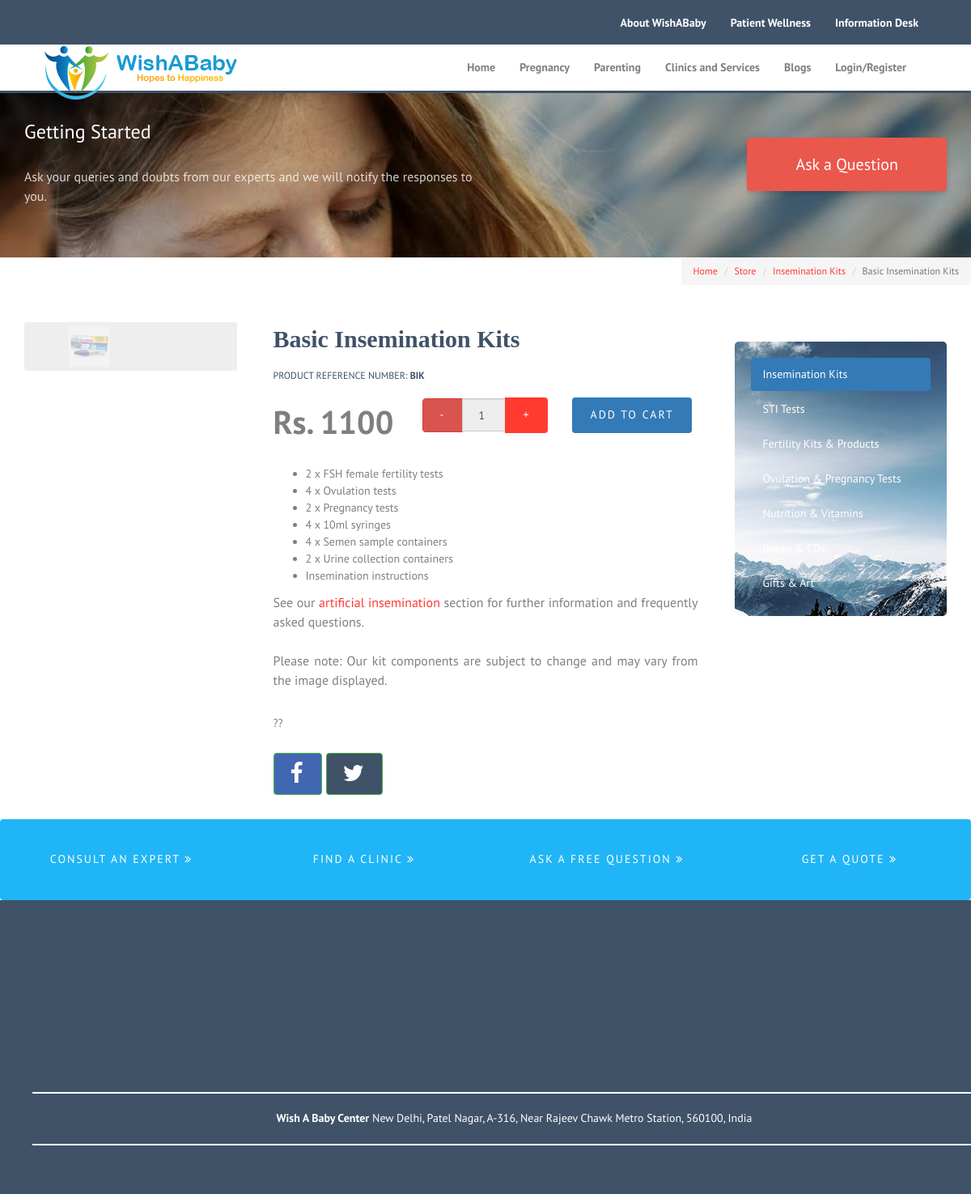
The page /store/insemination-kits/basic-insemination-kit on the database its author committed.
### tables this page shows
CREATE TABLE `menu` (
  `menu_id` int(11) NOT NULL,
  `menu_name` varchar(255) NOT NULL,
  `menu_slug` varchar(255) NOT NULL,
  `menu_content` text NOT NULL,
  `menu_title` text NOT NULL,
  `menu_keyword` text NOT NULL,
  `menu_description` text NOT NULL,
  `menu_order` int(11) NOT NULL,
  `menu_top` int(11) NOT NULL
);

CREATE TABLE `category` (
  `cat_id` int(11) NOT NULL,
  `cat_name` text NOT NULL,
  `cat_slug` text NOT NULL,
  `cat_image` text NOT NULL,
  `cat_details` text NOT NULL,
  `cat_add_time` datetime NOT NULL,
  `cat_title` text NOT NULL,
  `cat_keyword` text NOT NULL,
  `cat_description` text NOT NULL
);

CREATE TABLE `product` (
  `product_id` int(11) NOT NULL,
  `product_name` text NOT NULL,
  `product_slug` text NOT NULL,
  `product_cat_id` text NOT NULL,
  `product_img1` text NOT NULL,
  `product_img2` text NOT NULL,
  `product_img3` text NOT NULL,
  `product_img4` text NOT NULL,
  `product_img5` text NOT NULL,
  `product_img6` text NOT NULL,
  `product_details` text NOT NULL,
  `product_price` float NOT NULL,
  `product_add_time` timestamp NOT NULL DEFAULT CURRENT_TIMESTAMP ON UPDATE CURRENT_TIMESTAMP,
  `product_ref_no` varchar(100) NOT NULL,
  `product_title` text NOT NULL,
  `product_keyword` text NOT NULL,
  `product_description` text NOT NULL
);

### application/controllers/Store.php (called while the page is built, shortened)
<?php
	Class Store extends CI_Controller
	{
		public function __construct()
		{
			$this->load->model('select');
			$this->cat	=	$this->select->get_all_category();
			$this->country	=	$this->select->get_country();
			$this->menu		=	$this->select->get_all_menu();
			if(count($this->menu))
			{
				$i	=	0;
				foreach($this->menu as $x)
				{
					$array		=	array(
											'submenu_menu_id'	=>	$x['menu_id']
										);
					$submenu	=	$this->select->get_some_submenu($array);
					if(count($submenu))
					{
						$j=0;
						foreach($submenu as $y)
						{
							$array	=	array('nest_submenu_id'		=>		$y['submenu_id']);
							$nestedmenu	=	$this->select->get_header_nestedmenu($array);
							$submenu[$j]['nestedmenu']	=	$nestedmenu;
							$j++;
						}
					}
					$this->menu[$i]['submenu']	=	$submenu;
					$i++;
				}
			}
		}
		public function singleproduct()
		{
			$array		=	array(
							'cat_slug'		=>	$this->uri->segment(2),
							'product_slug'	=>	$this->uri->segment(3),
							);
			if(count($product	=	$this->select->get_one_product($array)))
			{
				$array		=	array('cat_slug'	=> $this->uri->segment(2));
				$singlecat	=	$this->select->get_one_category($array);
				$array	=	array(
									'cat'		=>	$this->cat,
									'singlecat'	=>	$singlecat,
									'product'	=>	$product,
									'country'	=>	$this->country,
									'menu'		=>	$this->menu,
								);
				$this->load->view('home/singleproduct',['array'	=>	$array]);
			}
			else
			{
				return redirect (base_url('error'));
			}
		}
	}
?>

### index.php (called while the page is built, shortened)
<?php
require_once BASEPATH.'core/CodeIgniter.php';

### application/models/Select.php (called while the page is built, shortened)
<?php
	class Select extends CI_Model
	{
		public function get_one_category($array)
		{
			$q	=	$this->db->select('*')
								->where($array)
								->get('category');
			return $q->row_array();
		}
		public function get_one_product($array)
		{
			$q	=	$this->db->select('*')
								->where($array)
								->join('category','cat_id	=	product_cat_id')
								->get('product');
			return $q->row_array();
		}
		public function get_country()
		{
			$q	=	$this->db->select('country_name')
								->get('country');
			return $q->result_array();
		}
		public function get_all_category()
		{
			$q	=	$this->db->select('cat_name,cat_slug,cat_image,cat_id,cat_details')
							->get('category');
			return $q->result_array();
		}
		public function get_all_menu()
		{
			$q	=	$this->db->select('menu_name,menu_slug,menu_id,menu_top')
							->order_by('menu_order','asc')
							->get('menu');
			return $q->result_array();
		}
	}
?>

### application/views/home/singleproduct.php (the view, shortened to what this page needs)
<?php
	$singlecat	=	$array['singlecat'];
	$product	=	$array['product'];
?>
<!DOCTYPE html>
 <html class="no-js">
	<head>
	<link rel="stylesheet" href="https://cdnjs.cloudflare.com/ajax/libs/font-awesome/4.7.0/css/font-awesome.min.css">
	<link rel="stylesheet" href="<?= base_url('assets/front/');?>css/animate.css">
	<link rel="stylesheet" href="<?= base_url('assets/front/');?>css/icomoon.css">
	<link rel="stylesheet" href="<?= base_url('assets/front/');?>css/simple-line-icons.css">
	<link rel="stylesheet" href="<?= base_url('assets/front/');?>css/bootstrap.css">
	<link rel="stylesheet" href="<?= base_url('assets/front/');?>css/owl.carousel.min.css">
	<link rel="stylesheet" href="<?= base_url('assets/front/');?>css/owl.theme.default.min.css">
	<link rel="stylesheet" href="<?= base_url('assets/front/');?>css/style.css">
	<link rel="stylesheet" href="<?= base_url('assets/front/');?>css/list.css">
	<link rel="stylesheet" href="<?= base_url('assets/front/');?>css/new.css">
	<link rel="stylesheet" href="<?= base_url('assets/front/');?>css/smoothproducts.css">
	</head>
	<body>
	<?php
		include('includes/header.php');
		include('includes/header2.php');
	?>
	 <ol class="breadcrumb pull-right" style="font-size:12px;">
	  <li class="breadcrumb-item"><a href="<?= base_url();?>">Home</a></li>
	  <li class="breadcrumb-item"><a href="<?= base_url('store');?>">Store</a></li>
	  <li class="breadcrumb-item"><a href="<?= base_url('store/'.$singlecat['cat_slug']);?>"><?= $singlecat['cat_name'];?></a></li>
	  <li class="breadcrumb-item active"><?= $product['product_name'];?></li>
	</ol>
	<div class="container-fluid" style="background-color:;">
		<div class="col-sm-3 page" style="padding-top:80px;">
			<div class="sp-wrap" style="width:100%;">
			</div>
		</div>
		<div class="col-sm-6" style="padding:30px;">
			<h2 style='font-family: "Goudy Old Style",Garamond,"Big Caslon","Times New Roman",serif;color:#3f5267;'>
			<b><?= ucwords($product['product_name']);?></b>
			</h2>
			<p style='color:#3f5267;font-size:12px;margin-top:-10px;'>
				PRODUCT REFERENCE NUMBER: <b><?= $product['product_ref_no'];?></b>
			</p>
			<div class="row" style="margin-bottom:0px;">
				<div class="col-sm-4">
					<b style="font-size:40px;">Rs. <?= $product['product_price']; ?></b>
				</div>
				<div class="col-sm-4">
					<div class="input-group pull-right">
					  <span class="input-group-btn">
						<button class="btn btn-danger" onClick="decr();" type="button">-</button>
					  </span>
					  <input type="text" id="cart_unit" style="height:41px;margin-top:1px;" readonly class="form-control" value="1">
					  <span class="input-group-btn">
						<button class="btn btn-primary" onClick="incr();" type="button">+</button>
					  </span>
					</div>
				</div>
				<div class="col-sm-4">
					<?php
						if(isset($_COOKIE['wish_user_id']))
						{
							?>
								<button class="btn btn-primary" onClick="addcart('<?= $product['product_id'];?>');" style="background:#337ab7;">Add To Cart</button>
							<?php
						}
						else
						{
							?>
								<button class="btn btn-primary" data-toggle="modal" data-target="#loginmodal" style="background:#337ab7;">Add To Cart</button>
							<?php
						}
					?>
				</div>
			</div>
			<span class="text text-justify" style="font-size:14px !important;">
				<?= $product['product_details'];?>
			</span>
			<a href="javascript:fbshareCurrentPage()" style="background-color:#4267b2;" target="_blank" class="btn btn-success" alt="Share on Facebook"><i class="fa fa-facebook fa-2x" aria-hidden="true"></i></a>
			<a class="tweet btn btn-success" style="background-color:#3f5267;" href="javascript:tweetCurrentPage()" target="_blank"  alt="Tweet this page"><i class="fa fa-twitter fa-2x" aria-hidden="true"></i></a>
 		</div>
		<div class="col-sm-3">
			<div class="pricing" style="margin-top:50px;border-radius:5px;background-image:url(<?= base_url('assets/front/sidebar/sidebar-1.jpg');?>);background-size:cover;width:100%; width: 100%;">
				<div class="">
					<div class="price-box popular" style="text-align:left;">
						<ul class="nav nav-pills nav-stacked" style="font-size:14px;padding:20px;">
							<?php
								if(count($cat))
								{
									foreach($cat as $x)
									{
										?>
										<li  <?php if($x['cat_id']==$product['cat_id']){echo "class='active'";}?>><a style='color:white;' href="<?= base_url('store/'.$x['cat_slug']);?>"><?= $x['cat_name'];?></a></li>
										<?php
									}
								}
							?>
						  </ul>
					</div>
				</div>
			</div>
		</div>
	</div>
	<?php
		include('includes/footer.php');
	?>
	</body>
</html>

### application/views/home/includes/header.php (shortened to what this page needs)
<?php
	$menu	=	$array['menu'];
	$cat	=	$array['cat'];
?>
<header role="banner" id="fh5co-header">
		<div class="fluid-container">
			<nav class="navbar navbar-default" style="background:#3f5267;">
				<div id="" class="navbar-collapse collapse">
					<ul class="nav navbar-nav navbar-right" style="font-size:14px; font-family: 'PT Sans', Arial, serif;">
						 <?php
						if(count($menu))
						{
							foreach($menu as $x)
							{
							if($x['menu_top']=='1')
								{
								?>
									<li class="dropdown">
									  <a class="external" style="color:white;" href='<?= base_url('wish/'.$x['menu_slug']);?>'><b><?= $x['menu_name'];?></b></a>
									</li>
								<?php
							}
							}
						}
					?>
					</ul>
				</div>
			</nav>
			<nav class="navbar navbar-default"  style="border-bottom:3px solid #3f5267;">
				<div class="navbar-header">
					<a class="navbar-brand" href="<?= base_url();?>"><img style="width:auto;height:auto;margin-top:-25px;" class="img img-responsive logo" src="<?= base_url('img/logo.png');?>"/></a>
				</div>
				<div id="navbar" class="navbar-collapse collapse">
					<ul class="nav navbar-nav navbar-right">
						<li class=""><a href="<?= base_url();?>" class="external"><span><b>Home</b></span></a></li>
						 <?php
						if(count($menu))
						{
							foreach($menu as $x)
							{
								?>
									<li class="dropdown  <?php if($x['menu_top']=='1'){ echo 'hidden-sm hidden-lg hidden-md';}?> " >
									  <a class="external" href='<?= base_url('wish/'.$x['menu_slug']);?>'><b><?= $x['menu_name'];?></b></a>
									</li>
								<?php
							}
						}
					?>
						<li><a class="external" href="<?= base_url('blogs');?>"><b>Blogs</b></a></li>
						<?php
							if(isset($_COOKIE['wish_user_id']) || isset($_COOKIE['wish_clinic_id']) || isset($_COOKIE['wish_expert_id']))
							{
								?>
										<?php
										if(isset($_COOKIE['wish_user_id']))
										{
											?>
											<li class="dropdown">
											<a class="external" href='#'><b>My Account</b></a>
											<ul class="dropdown-menu">
											<li><a class="external" href="<?= base_url('myprofile');?>"><b>My Profile</b></a></li>
											<li class="divider"></li>
											<!-- <li><a class="external" href="<?= base_url('Cart');?>"><b>Cart</b></a></li>
											<li class="divider"></li> -->
											<li><a class="external" href="<?= base_url('dashboard/myappointments');?>"><b>My Appointments</b></a></li>
											<li class="divider"></li>
											<li><a class="external" data-target="#changepasswordmodal" data-toggle="modal" href="#"><b>Change Password</b></a></li>
											<li class="divider"></li>
											<li><a class="external" href="<?= base_url('logout');?>"><b>Sign Out</b></a></li>
											<li class="divider"></li>
											</ul>
											</li>
											<?php
										}
										else if(isset($_COOKIE['wish_clinic_id']))
										{
											?>
												<li><a class="external" href="<?= base_url('dashboard/clinic');?>"><b>My Account</b></a></li>
												<li><a class="external" href="<?= base_url('logout');?>"><b>Sign Out</b></a></li>
											<?php
										}
										else if(isset($_COOKIE['wish_expert_id']))
										{
											?>
												<li><a class="external" href="<?= base_url('dashboard/expert');?>"><b>My Account</b></a></li>
												<li><a class="external" href="<?= base_url('logout');?>"><b>Sign Out</b></a></li>
											<?php
										}
							}
							else
							{
								?>
								<li class="dropdown">
									 <a class="external" href='#'><b>Login/Register</b></a>
								</li>
								<?php
							}
						?>
					</ul>
				</div>
			</nav>
	  </div>
	</header>

### assets/front/css/style.css (style rules this page uses)
body { font-family: "PT Sans", Arial, serif; font-weight: 300; font-size: 20px; line-height: 1.5; color: #666666; color: #7f7f7f; background: #fff; height: 100%; position: relative; }
a { color: #ff3b30; -webkit-transition: 0.5s; -o-transition: 0.5s; transition: 0.5s; }
p { margin-bottom: 1.5em; font-size: 16px; }
h1, h2, h3, h4, h5, h6 { color: #333; font-family: "PT Sans", Arial, serif; font-weight: 400; margin: 0 0 30px 0; }
#fh5co-header { position: absolute; z-index: 99; width: 100%; opacity: 1; top: 0; }
#fh5co-header .navbar { padding-bottom: 0; margin-bottom: 0; }
#fh5co-header #navbar .navbar-right { margin-right: 0; }
#fh5co-header #navbar li a { font-family: "PT Sans", Arial, serif; color: rgba(0, 0, 0, 0.5); position: relative; font-size: 14px; font-weight: 400; }
#fh5co-header #navbar li a span { position: relative; display: block; padding-bottom: 2px; }
#fh5co-header #navbar li a span:before { content: ""; position: absolute; width: 100%; height: 2px; bottom: 0; left: 0; background-color: rgba(255, 255, 255, 0.5); visibility: hidden; -webkit-transform: scaleX(0); -moz-transform: scaleX(0); -ms-transform: scaleX(0); -o-transform: scaleX(0); transform: scaleX(0); -webkit-transition: all 0.3s ease-in-out 0s; -moz-transition: all 0.3s ease-in-out 0s; -ms-transition: all 0.3s ease-in-out 0s; -o-transition: all 0.3s ease-in-out 0s; transition: all 0.3s ease-in-out 0s; }
#fh5co-header .navbar-brand { float: left; display: block; font-size: 24px; font-weight: 700; padding-left: 0; color: #535659; text-transform: uppercase; letter-spacing: 3px; }
#fh5co-header .navbar-default { border: transparent; background: #fff; margin: 0; padding-left: 50px; padding-right: 50px; -webkit-border-radius: 0px; -moz-border-radius: 0px; -ms-border-radius: 0px; border-radius: 0px; }
.btn { -webkit-transition: 0.3s; -o-transition: 0.3s; transition: 0.3s; }
.btn { text-transform: uppercase; letter-spacing: 2px; -webkit-transition: 0.3s; -o-transition: 0.3s; transition: 0.3s; }
.btn.btn-primary { background: #ff3b30; color: #fff; border: none !important; border: 2px solid transparent !important; }

### assets/front/css/smoothproducts.css (style rules this page uses)
html, body { height: 100%; width: 100%; }
.sp-wrap { display: none; line-height: 0; font-size: 0; background: #eee; border: 5px solid #eee; border-radius: 3px; position: relative; margin: 0 25px 15px 0; float: left; max-width: 300px; }

### rows shown on the page
menu: menu_name "About WishABaby"
menu: menu_name "Patient Wellness"
menu: menu_name "Information Desk"
menu: menu_name "Pregnancy"
menu: menu_name "Parenting"
menu: menu_name "Clinics and Services"
category: cat_name "Insemination Kits"
product: product_name "Basic Insemination Kits", product_ref_no "BIK", product_price "1100", product_details "2 x FSH female fertility tests 4 x Ovulation tests 2 x Pregnancy tests 4 x 10ml syringes 4 x Semen sample containers 2 x Urine collection containers Insemination instructions See our artificial insemination section for further information and frequently asked questions. Please note: Our kit components are subject to change and may vary from the image displayed. ??"
category: cat_name "STI Tests"
category: cat_name "Fertility Kits & Products"
category: cat_name "Ovulation & Pregnancy Tests"
category: cat_name "Nutrition & Vitamins"
category: cat_name "Gifts & Art"
